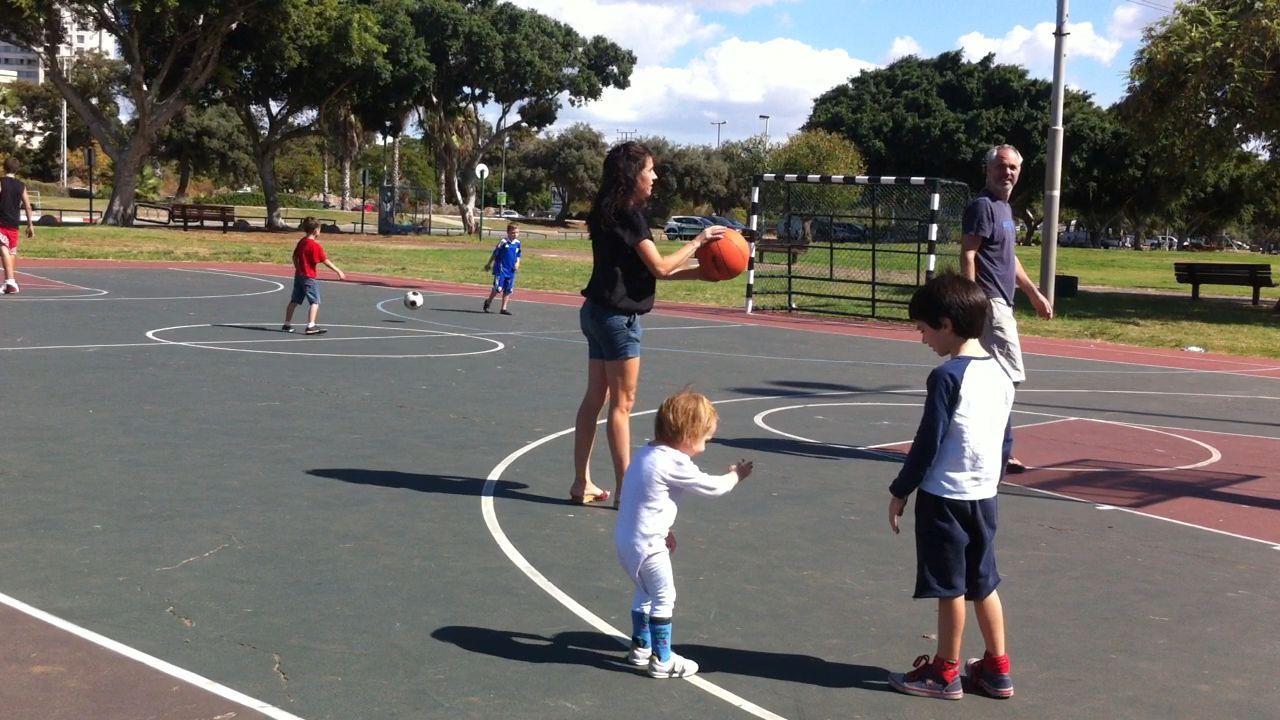
%> input picture Scale-Invariant-Feature-Transform/images2/IMG0_001.jpg, 1280 x 720 px
$ octave Displaying_the_matches.m   (GNU Octave 9; MATLAB toolbox functions it lacks are replaced by stand-ins)
%> lines starting %> are read from the running program, lines starting %| are printed output that depends on the picture
A = rgb2gray(imread('images2/IMG0_001.jpg'));
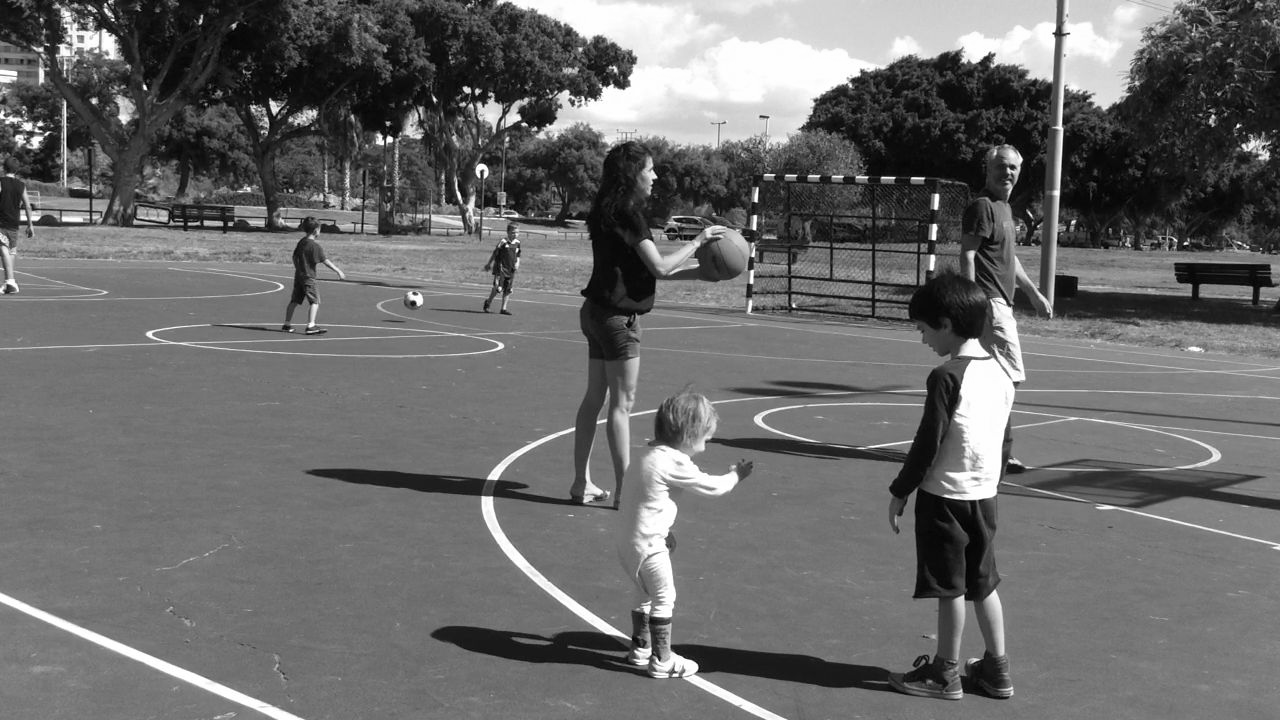
%> A: size 720x1280 uint8; min 0, max 255, mean 106.4
B = rgb2gray(imread('images2/IMG1_002.jpg'));
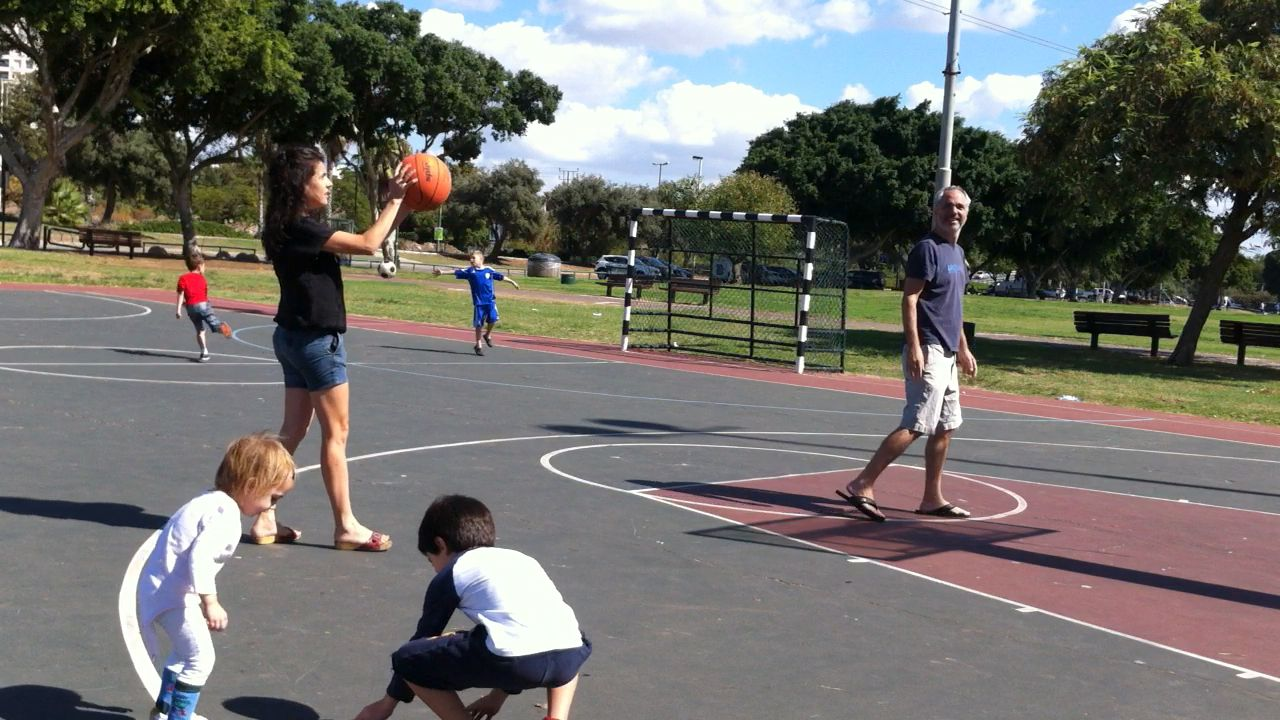
%> input picture Scale-Invariant-Feature-Transform/images2/IMG1_002.jpg, 1280 x 720 px
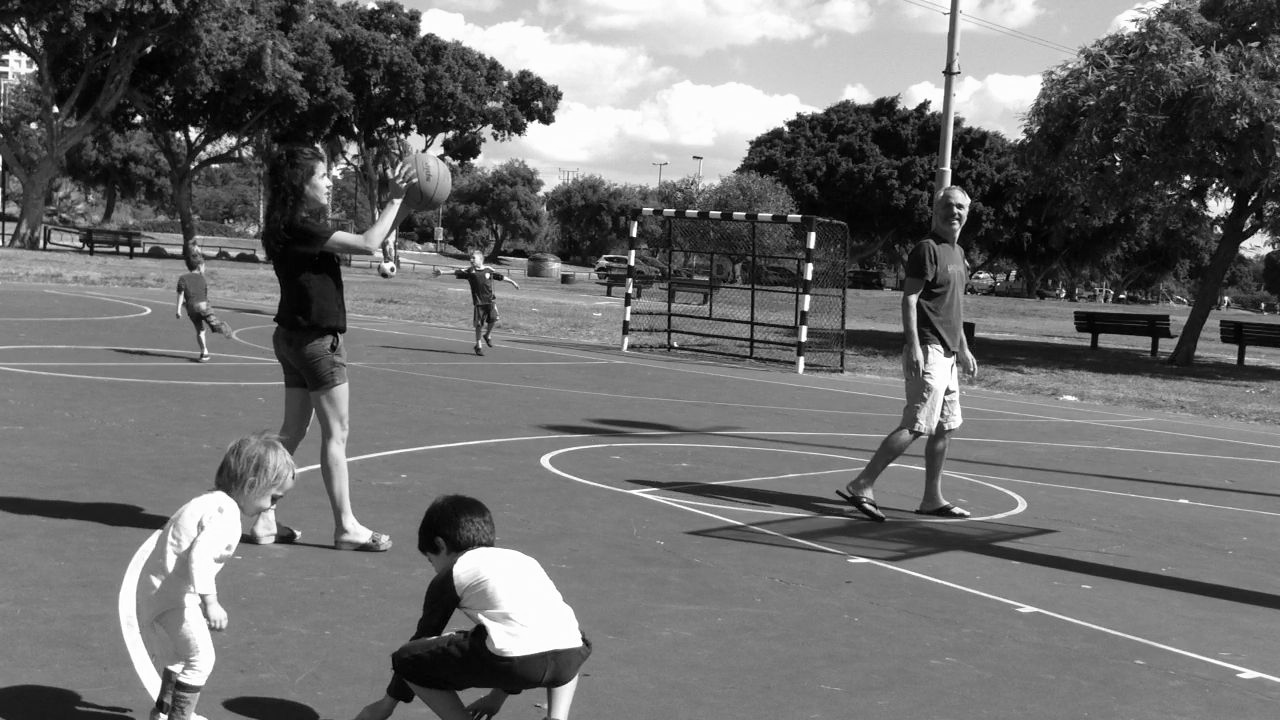
%> B: size 720x1280 uint8; min 0, max 255, mean 110.3
%Keypoints found from the python code are added here for display purposes.
%The input set of Keypoints
%The values are given in the (x,y) form
orig = [34 57;
        174 44;
        358 55;
        66 97;
        92 101;
        152 110;
        304 105;
        375 75;
        369 104;
        205 148;
        298 154;
        382 113;
        364 133;
        478 255;
        304 154;
        335 173;
        317 183;
        325 189]

%The output data obtained from the Python function is written here. Please
%look into the Python Code for the obtained output data.
obtained = [59 19;
            135 56;
            283 84;
            27 109;
            56 113;
            110 123;
            141 113;
            343 95;
            38 124;
            179 131;
            144 167;
            322 130;
            215 99;
            251 334;
            150 133;
            188 181;
            197 171;
            181 218]

I1 = imresize(A,0.5);
I2 = imresize(B,0.5);


figure; ax = axes;
showMatchedFeatures(I2,I1,obtained,orig,'montage','Parent',ax);
title(ax, 'Feature Correspondences');
legend(ax, 'Matched points:1','Matched points:2');
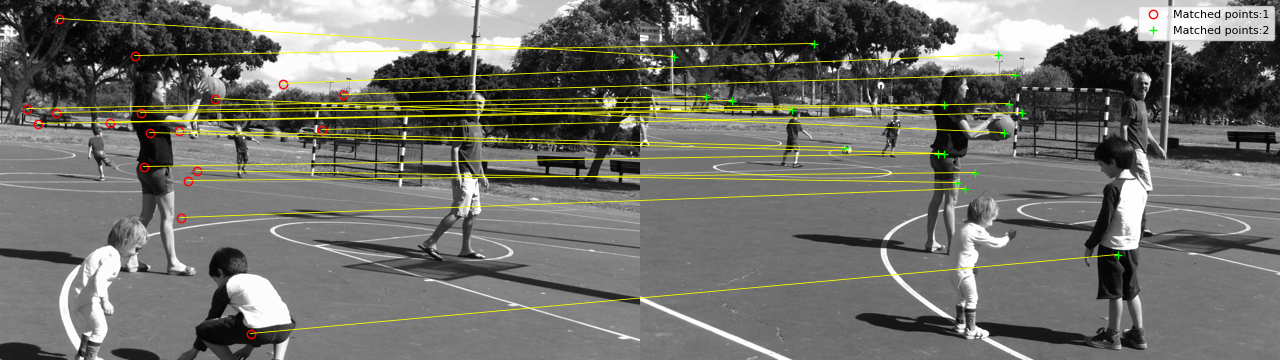
%> figure redrawn from the program's plot data; its title reads 'Feature Correspondences'
